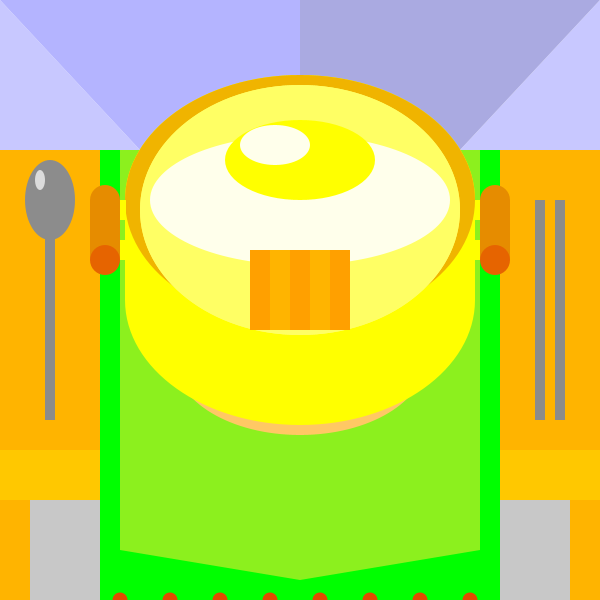
Frame 1 (no input)
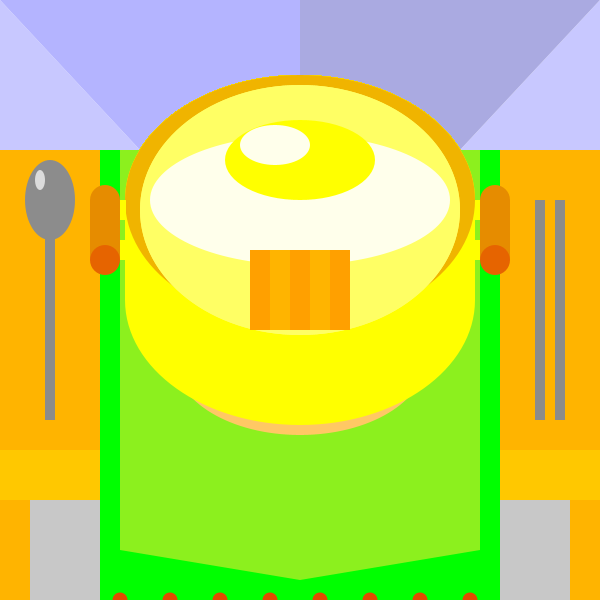
Frame 60 (the mouse pressed at the canvas centre just before this capture)
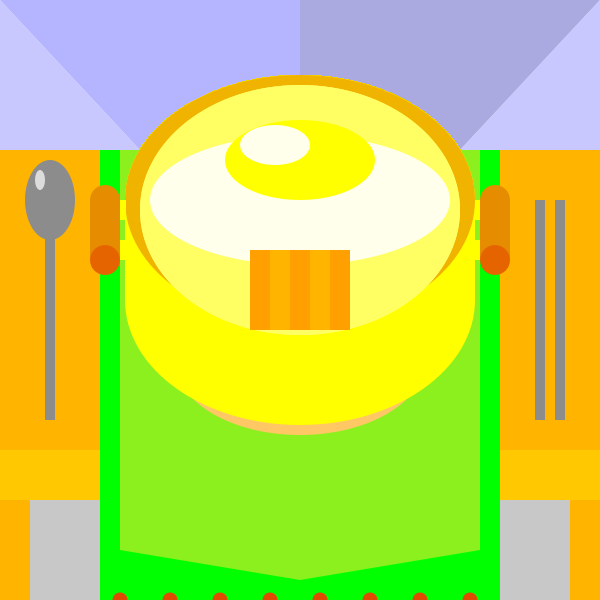
Frame 120 (the mouse held since frame 60 and released just before this capture)

The Processing sketch that drew these frames (run headless with seeded random() and noise(); from frame 60 on, the mouse is pressed at the canvas centre):

// Processing sketch: processing_109010
// ── processing_109010.pde

void setup(){
size(600,600);
background(255);

//back
noStroke();
fill(200,200,255);
triangle(0,0,0,150,140,150);
triangle(600,0,600,150,460,150);

fill(180,180,255);
quad(0,0,140,150,300,150,300,0);
fill(170,170,225);
quad(600,0,460,150,300,150,300,0);

}

void draw(){
//desk
println(mouseX + " : " + mouseY);


noStroke();
fill(200);
rect(0,150,600,450);

fill(255,200,0);
rect(0,150,600,350);
fill(255,180,0);
rect(0,150,600,300);

rect(0,500,30,200);
rect(570,500,30,200);

fill(0,255,0);
rect(100,150,400,450);

fill(140,240,30);
rect(120,150,360,400);
triangle(120,550,300,580,480,550);

fill(255,200,100);
ellipse(300,360,250,150);

fill(255,255,0);
ellipse(300,300,350,250);
ellipse(300,200,350,250);
rect(125,200,350,100);

fill(240,180,0);
ellipse(300,200,350,250);

fill(255,255,100);
ellipse(300,210,320,250);
ellipse(300,210,320,250);


fill(255,255,235);
ellipse(300,200,300,130);

fill(255,255,0);
ellipse(300,160,150,80);

fill(255,255,235);
ellipse(275,145,70,40);

fill(255,180,0);
rect(270,250,20,80);
rect(310,250,20,80);

fill(255,160,0);
rect(290,250,20,80);
rect(250,250,20,80);
rect(330,250,20,80);

fill(230,140,0);
ellipse(105,200,30,30);
rect(90,200,30,60);

fill(255,255,0);
rect(120,240,10,20);
rect(120,200,6,20);

rect(470,240,10,20);
rect(475,200,6,20);

fill(230,100,0);
ellipse(105,260,30,30);

fill(230,140,0);
ellipse(495,200,30,30);
rect(480,200,30,60);

fill(230,100,0);
ellipse(495,260,30,30);


//spoon,chopstick

fill(140);
ellipse(50,200,50,80);
rect(45,200,10,220);

fill(220);
ellipse(40,180,10,20);

fill(140);
rect(555,200,10,220);
rect(535,200,10,220);

fill(225,75,0);
ellipse(120,600,15,15);
ellipse(170,600,15,15);
ellipse(220,600,15,15);
ellipse(270,600,15,15);
ellipse(320,600,15,15);
ellipse(370,600,15,15);
ellipse(420,600,15,15);
ellipse(470,600,15,15);


}
